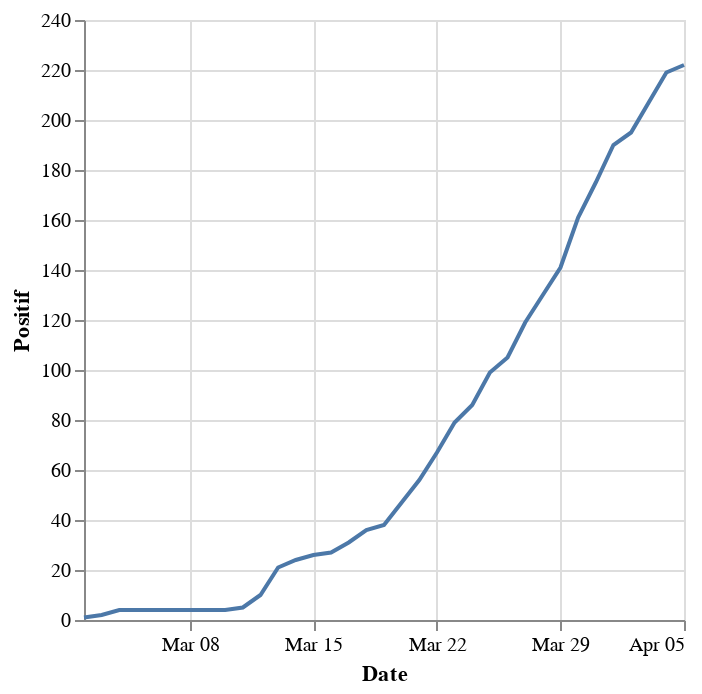

Notebook code cell kept with this figure:
### Code cell
alt.Chart(df_cumulative_sums).mark_line().encode(
    x='Date',
    y='Positif'
)

### Figure 1 — Vega-Lite specification as saved in the notebook (floating-point values rounded to 4 significant figures)
{"config": {"view": {"continuousWidth": 300, "continuousHeight": 300}}, "data": {"name": "data-01b94e54d5a7e15c3c8e817b5f2907e4"}, "mark": {"type": "line"}, "encoding": {"x": {"field": "Date", "type": "temporal"}, "y": {"field": "Positif", "type": "quantitative"}}, "$schema": "https://vega.github.io/schema/vega-lite/v5.14.1.json", "datasets": {"data-01b94e54d5a7e15c3c8e817b5f2907e4": [{"Date": "2020-03-02T00:00:00", "Positif": 1, "Negatif": 0, "Décédé": 0.0, "Guéri": 1.0}, {"Date": "2020-03-03T00:00:00", "Positif": 2, "Negatif": 1, "Décédé": 0.0, "Guéri": 3.0}, {"Date": "2020-03-04T00:00:00", "Positif": 4, "Negatif": 1, "Décédé": 0.0, "Guéri": 5.0}, {"Date": "2020-03-06T00:00:00", "Positif": 4, "Negatif": 3, "Décédé": 0.0, "Guéri": 5.0}, {"Date": "2020-03-07T00:00:00", "Positif": 4, "Negatif": 5, "Décédé": 0.0, "Guéri": 5.0}, {"Date": "2020-03-08T00:00:00", "Positif": 4, "Negatif": 7, "Décédé": 0.0, "Guéri": 5.0}, {"Date": "2020-03-09T00:00:00", "Positif": 4, "Negatif": 13, "Décédé": 0.0, "Guéri": 5.0}, {"Date": "2020-03-10T00:00:00", "Positif": 4, "Negatif": 14, "Décédé": 0.0, "Guéri": 5.0}, {"Date": "2020-03-11T00:00:00", "Positif": 5, "Negatif": 21, "Décédé": 0.0, "Guéri": 6.0}, {"Date": "2020-03-12T00:00:00", "Positif": 10, "Negatif": 22, "Décédé": 0.0, "Guéri": 11.0}, {"Date": "2020-03-13T00:00:00", "Positif": 21, "Negatif": 22, "Décédé": 0.0, "Guéri": 22.0}, {"Date": "2020-03-14T00:00:00", "Positif": 24, "Negatif": 22, "Décédé": 0.0, "Guéri": 25.0}, {"Date": "2020-03-15T00:00:00", "Positif": 26, "Negatif": 22, "Décédé": 0.0, "Guéri": 27.0}, {"Date": "2020-03-16T00:00:00", "Positif": 27, "Negatif": 30, "Décédé": 0.0, "Guéri": 28.0}, {"Date": "2020-03-17T00:00:00", "Positif": 31, "Negatif": 70, "Décédé": 0.0, "Guéri": 32.0}, {"Date": "2020-03-18T00:00:00", "Positif": 36, "Negatif": 92, "Décédé": 0.0, "Guéri": 37.0}, {"Date": "2020-03-19T00:00:00", "Positif": 38, "Negatif": 112, "Décédé": 0.0, "Guéri": 39.0}, {"Date": "2020-03-20T00:00:00", "Positif": 47, "Negatif": 159, "Décédé": 0.0, "Guéri": 48.0}, {"Date": "2020-03-21T00:00:00", "Positif": 56, "Negatif": 181, "Décédé": 0.0, "Guéri": 57.0}, {"Date": "2020-03-22T00:00:00", "Positif": 67, "Negatif": 255, "Décédé": 1.0, "Guéri": 67.0}, {"Date": "2020-03-23T00:00:00", "Positif": 79, "Negatif": 304, "Décédé": 1.0, "Guéri": 79.0}, {"Date": "2020-03-24T00:00:00", "Positif": 86, "Negatif": 356, "Décédé": 1.0, "Guéri": 81.0}, {"Date": "2020-03-25T00:00:00", "Positif": 99, "Negatif": 485, "Décédé": 1.0, "Guéri": 81.0}, {"Date": "2020-03-26T00:00:00", "Positif": 105, "Negatif": 609, "Décédé": 1.0, "Guéri": 81.0}, {"Date": "2020-03-27T00:00:00", "Positif": 119, "Negatif": 739, "Décédé": 1.0, "Guéri": 81.0}, {"Date": "2020-03-28T00:00:00", "Positif": 130, "Negatif": 826, "Décédé": 1.0, "Guéri": 81.0}, {"Date": "2020-03-29T00:00:00", "Positif": 141, "Negatif": 966, "Décédé": 1.0, "Guéri": 81.0}, {"Date": "2020-03-30T00:00:00", "Positif": 161, "Negatif": 1033, "Décédé": 1.0, "Guéri": 81.0}, {"Date": "2020-03-31T00:00:00", "Positif": 175, "Negatif": 1117, "Décédé": 2.0, "Guéri": 81.0}, {"Date": "2020-04-01T00:00:00", "Positif": 190, "Negatif": 1297, "Décédé": 2.0, "Guéri": 81.0}, {"Date": "2020-04-02T00:00:00", "Positif": 195, "Negatif": 1379, "Décédé": 2.0, "Guéri": 81.0}, {"Date": "2020-04-03T00:00:00", "Positif": 207, "Negatif": 1520, "Décédé": 2.0, "Guéri": 81.0}, {"Date": "2020-04-04T00:00:00", "Positif": 219, "Negatif": 1685, "Décédé": 2.0, "Guéri": 81.0}, {"Date": "2020-04-05T00:00:00", "Positif": 222, "Negatif": 1774, "Décédé": 2.0, "Guéri": 81.0}]}}
